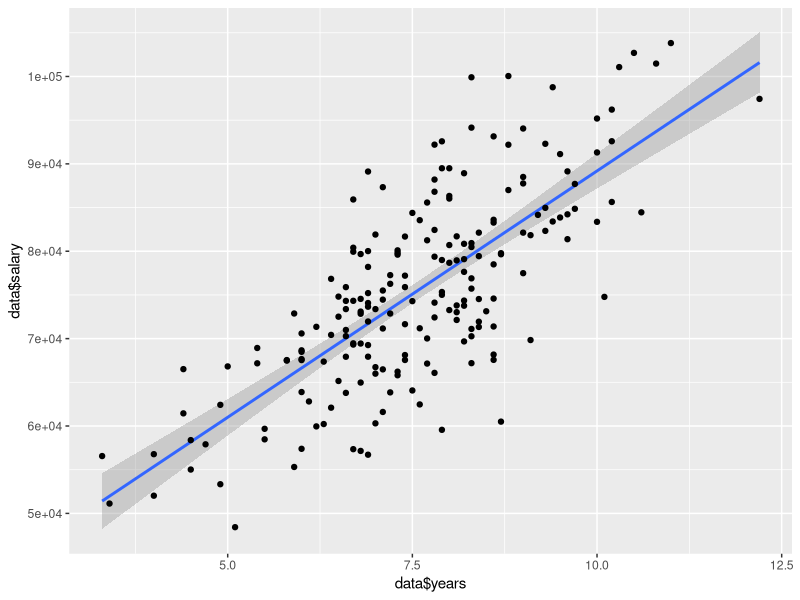
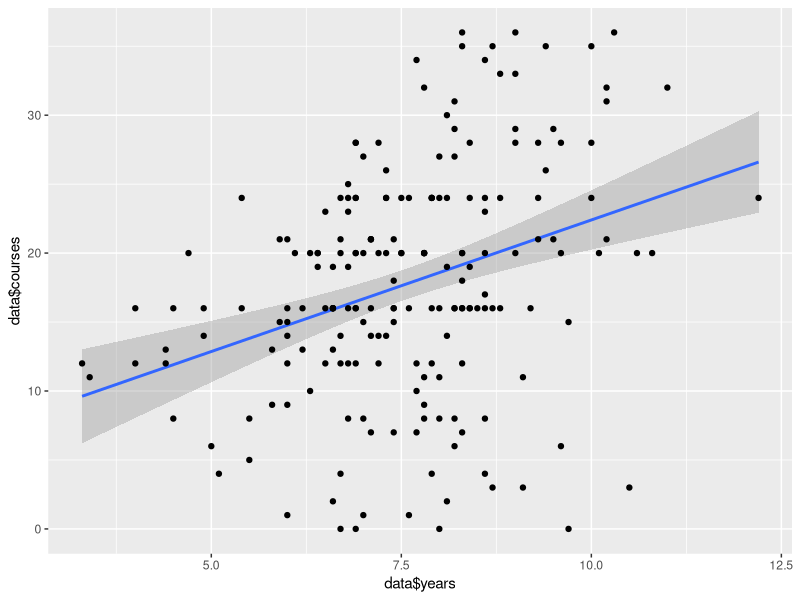
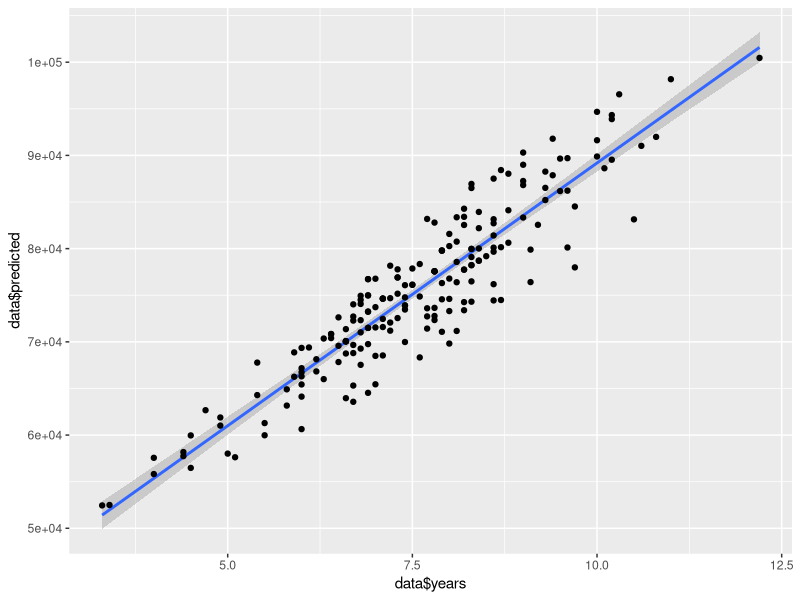
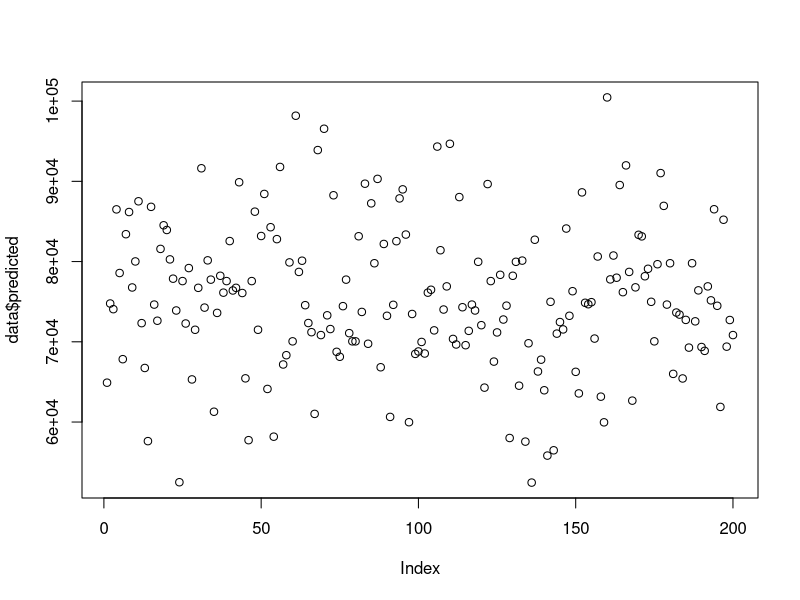

The R script that drew these images, in order:
install.packages("psych")
install.packages("ggplot2")

library(psych)
library(ggplot2)

search()

getwd()
setwd("D:/Develop/r-thing")

data <- read.table("Stats1.13.HW.04.txt", header=T)

describe(data) 

model1 <- lm(data$salary ~ data$years)
summary(model1)

model2 <- lm(data$salary ~ data$courses)
summary(model2)

anova(model1) # Analysis of Variance Table
confint(model1) # 95% confidence interval

ggplot(data, aes(x = data$years, y = data$salary)) + 
  geom_smooth(method = "lm") + geom_point()

anova(model2) # Analysis of Variance Table
confint(model2) # 95% confidence interval

ggplot(data, aes(x = data$years, y = data$courses)) + 
  geom_smooth(method = "lm") + geom_point()

# Multiple regression (unstandartised)
model3 <- lm(data$salary ~ data$years + data$courses)
summary(model3)
confint(model3)

data$predicted <- fitted(model3)

ggplot(data, aes(x = data$years, y = data$predicted)) + 
  geom_smooth(method = "lm") + geom_point()

anova(model1, model3)
anova(model2, model3)

cor.test(data$predicted, data$salary)

plot(data$predicted)

# Multiple regression (standartised)
model3z <- lm(scale(data$salary) ~ scale(data$years) + scale(data$courses))
confint(model3z)

# Sampling
set.seed(1)

data15 <- data[sample(nrow(data), 15),]
cor.test(data15$salary, data15$years)
cor.test(data$salary, data$years)

sample <- data[51:70, ]

model.sample <- lm(sample$salary ~ sample$years + sample$courses)
summary(model.sample)

sample$predicted <- fitted(model.sample)
cor.test(sample$predicted, sample$salary)

summary(model.sample)

